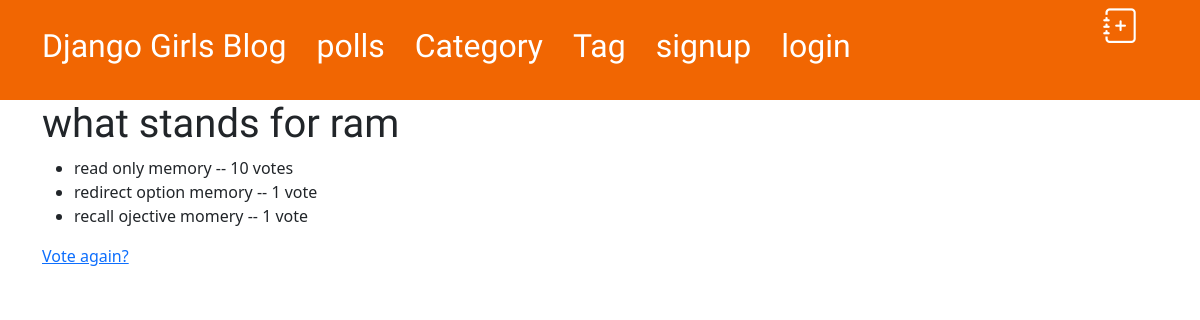
The page /polls/2/results/ on the database as committed earlier.
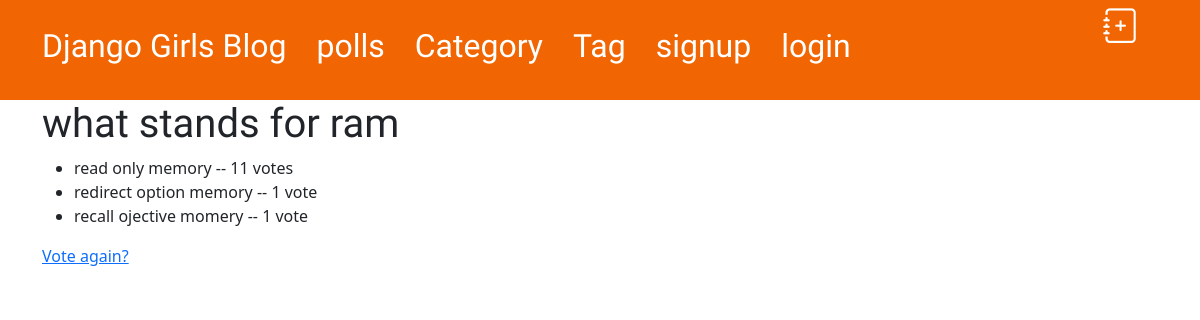
The same page on the database as committed later.
### polls/models.py (models this page shows)
class Choice(models.Model):
    question = models.ForeignKey(Question, on_delete=models.CASCADE)
    choice_text = models.CharField(max_length=200)
    votes = models.IntegerField(default=0)

### polls/views.py (the view)
# urls.py: path('<int:pk>/results/', views.ResultsView.as_view(), name='results'),
class ResultsView(generic.DetailView):
    model = Question
    template_name = 'polls/results.html'

### polls/templates/polls/results.html
{%  extends 'polls/base.html' %}
{% block content %}
<h1>{{ question.question_text }}</h1>
<ul>
{% for choice in question.choice_set.all %}
    <li>{{ choice.choice_text }} -- {{ choice.votes }} vote{{ choice.votes|pluralize }}</li>
{% endfor %}
</ul>
<a href="{% url 'polls:detail' question.id %}">Vote again?</a>
{% endblock %}

Rows that differ between the two databases and show on the page:
changed Choice "read only memory": votes "10" → "11"
